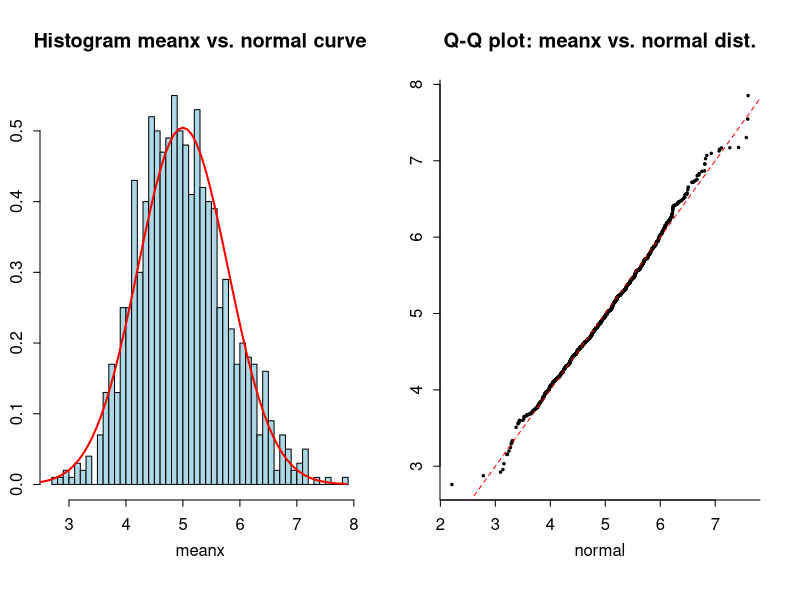

This chart was generated by the following R code:
## ---- chunk 1

library(knitr)
opts_knit$set(fig.keep='high', fig.path='figures/', dev='png',
              warning=FALSE, message=FALSE)
setwd("F:/2014/Coursera/Data Science/Inference/Week 3/Peer/.Rmds/Ex1")
## ---- chunk 2
nosim   <- 1000      # number of simulations
n      <- 40        # sample size of 40 as requested
lambda <- 0.2
mu     <- 1/lambda  # mu theoretical population mean = 5
s      <- mu        # s theoretical population standard deviation = 5
SE     <- s/sqrt(n) # SE is the theoretical standard error 
set.seed(7890)
## ---- chunk 3
x<-matrix(rexp(n*nosim,lambda),nosim) 
meanx<-apply(x, 1, mean)              #means of all samples        
sdx<-apply(x, 1, sd)                  #std-deviations of all samples
## ---- chunk 4
par (mfrow = c(1,2), mar=c(5,2,4,2), mgp=c(2,.7,0), bty="l", tck=-.02)
hist(meanx, breaks=40, col="lightblue", freq=F, main="Histogram meanx vs. normal curve")  
xaxis<-seq(0,max(meanx),length=100) #prepare the x-axis 
lines(xaxis,
      dnorm(xaxis,1/lambda,sd=1/lambda/sqrt(n)),
      type="l", col="red", lwd=2)  #add ref normal curve

qqplot(rnorm(1000,1/lambda,sd=1/lambda/sqrt(n)),meanx, pch=20, cex = .5, col="black", main="Q-Q plot: meanx vs. normal dist.", xlab="normal")
abline(0,1, col = "red",lwd=1,lty=2)
## ---- chunk 5
ul<-meanx+sdx*1.96/sqrt(n) #upper limit vector
ll<-meanx-sdx*1.96/sqrt(n) #lower limit vector
